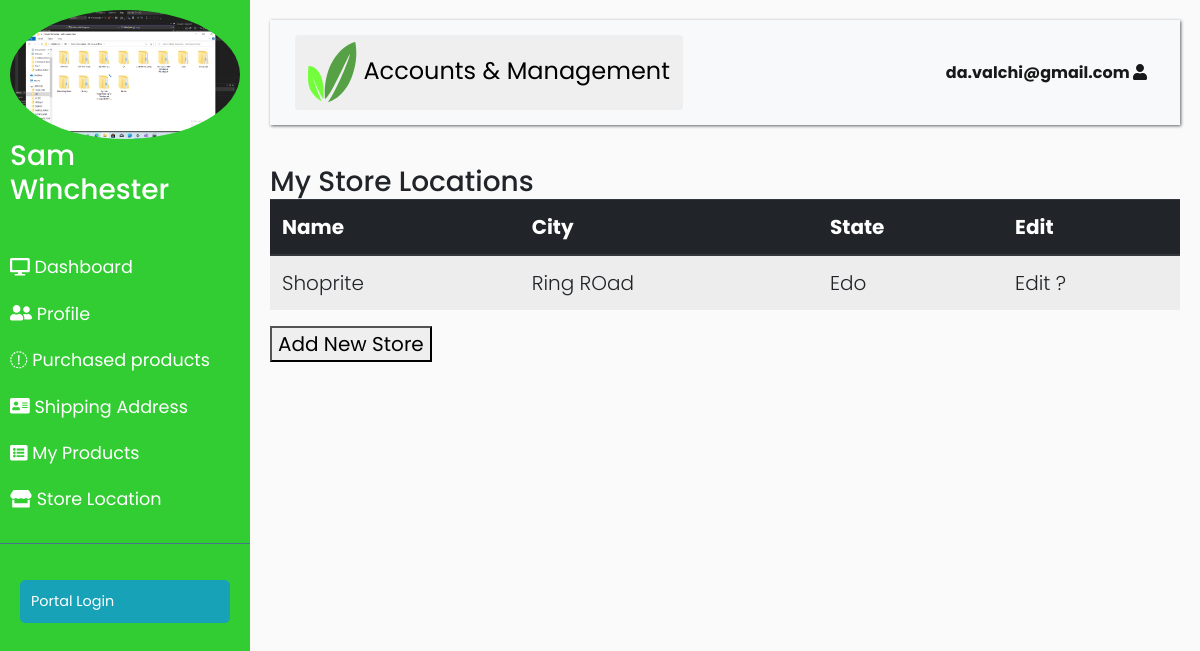
Page /account/storelist (signed in) on the committed database.
### account/models.py (models this page shows, shortened)
class User(AbstractBaseUser):
    first_name = models.CharField(max_length=50)
    last_name = models.CharField(max_length=50)
    email = models.EmailField(
        verbose_name='email address',
        max_length=255,
        unique=True,
    )
    phone = models.CharField(max_length=20)
    Active_Shipping_Address = models.ForeignKey(
        'goods.ShippingAddress',
        on_delete=models.DO_NOTHING,
        blank=True,
        null=True,
    )
    staff = models.BooleanField(default=False)
    admin = models.BooleanField(default=False)
    profile_picture = models.ImageField(blank=True, null=True)
    STATUS = (
        ('Buyer', 'Buyer'),
        ('Seller', 'Seller'),
    )
    client_status = models.CharField(max_length=500, choices=STATUS)
    USERNAME_FIELD = 'email'
    REQUIRED_FIELDS = ['first_name', 'last_name']
    @property
    def is_staff(self):
        return self.staff
    objects = UserManager()

class Profile(models.Model):
    user = models.OneToOneField(User, on_delete=models.CASCADE)
    images = models.ImageField(default='default.jpg', upload_to='profile_pics')

### goods/models.py (models this page shows, shortened)
class StoreLocation(models.Model):
    name = models.CharField(max_length=20)
    states_list= (
                    ("Abia", " Abia"),
                    ( "Bauchi", "Bauchi",),
                    ( "Bayelsa","Bayelsa",),
                    ( "Benue", "Benue",),
                    ( "Borno",  "Borno",     ),
                  ("Cross River" ,"Cross River",),
                  ("Delta",   "Delta",   ),
                    ("Ebonyi",  "Ebonyi",  ),
                    ("Edo",    "Edo",    ),
                    ("Ekiti",  "Ekiti",  ),
                    ("Enugu",  "Enugu",   ),
                    ("FCT - Abuja","FCT - Abuja",),
                  ("Gombe",  "Gombe",  ),
                    ("Imo",    "Imo",    ),
                    ("Jigawa", "Jigawa", ),
                    ("Kaduna",  "Kaduna",  ),
                    ("Kano",    "Kano",       ),
                  ("Katsina","Katsina",),
                    ("Kebbi",   "Kebbi",      ),
                  ("Kogi",      "Kogi",    ),
                    ("Kwara",   "Kwara",   ),
                    ("Lagos",   "Lagos",   ),
                    ("Nasarawa","Nasarawa",),
                    ("Niger",   "Niger",      ),
                  ("Ogun",      "Ogun",    ),
                    ("ndo",     "ndo",     ),
                    ("Osun",    "Osun",    ),
                    ("Oyo",    "Oyo",    ),
                    ("Plateau","Plateau",),
                    ("Rivers",  "Rivers",  ),
                    ("Sokoto",  "Sokoto", ),
                    ("Taraba","Taraba",),
                    ("Yobe",    "Yobe",),
                  ("Zamfara","Zamfara")    ,
)
    states=models.CharField(max_length=20,choices=states_list)
    city=models.CharField(max_length=20)
    created_by=models.ForeignKey('account.User',on_delete=models.CASCADE,default=True)

### farmer/views.py (the view)
# urls.py: path('storelist',views.StoreListView,name='storelist'),
def StoreListView(request):
    my_store_list=StoreLocation.objects.filter(created_by=request.user)
    context={
        'object':my_store_list
    }
    return render(request,'farmer/storelist.html',context)

### account/views.py (called while the page is built)
def _cart_id(request):
    cart = request.session.session_key
    if not cart:
        cart = request.session.create()
    return cart

### farmer/context_processor.py (called while the page is built)
def counter(request):
    cart_count=0
    if 'admin' in request.path:
        return {}
    else:
        try:
            cart=Cart.objects.filter(cart_id=_cart_id(request))
            cart_items=CartItem.objects.all().filter(cart=cart[:1])
            for cart_item in cart_items:
                cart_count+=cart_item.quantity
        except Cart.DoesNotExist:
            cart_count=0
    return dict(cart_count=cart_count)

### farmer/templates/farmer/storelist.html
{% extends 'farmer/account.html' %}
{% block content %}
<h3 class="title-divider" style="margin-bottom: 0;"><span> My Store Locations </span> </h3>
<div class="lead" style="margin-bottom: 40px;">
      <table  class=" table table-striped table-hover  " >
        <thead class="thead-dark">
            <tr>
                <th>
                    Name
                </th>
                <th>
                    City
                </th>
                <th>
                    State
                </th>
                <th>
                Edit
                </th>
            </tr>
        </thead>
        {% for x in object %}
        <tr>
            <td>
                {{x.name}}
            </td>
            <td>
                {{x.city}}
            </td>
            <td>
                {{x.states}}
            </td>
            <td>
                <a href="{% url 'storeupdate' x.pk %} "> Edit ?</a>
            </td>
        </tr>
    {% endfor %}
    </table>
    <button> <a href=" {% url 'storecreate' %} ">Add New Store </a></button>
</div>
</div>
</div>
{% endblock %}

### farmer/templates/farmer/account.html (shortened to what this page needs)
{% load static %}
<!DOCTYPE html>
<html>
<head>
    <link rel="stylesheet" href="https://stackpath.bootstrapcdn.com/bootstrap/4.1.0/css/bootstrap.min.css">
</head>
<body style="">
    <div class="wrapper">
        <nav id="sidebar">
            <div class="sidebar-header">
              <a  {% if request.user.profile.images.url %}
                      href="{% url 'profile' request.user.id %}"
                          {% else %} href={% url 'profile_picture' %} {% endif %} >
                <img {% if request.user.profile.images.url %}
                    src="{{ request.user.profile.images.url }}"
                    {% else %}
                    src="https://dummyimage.com/150x150.gif?text={{ request.user }}"
                {% endif %}
                        alt="" width="768" height="1024" alt="Seller-Logo" class="img-fluid w-100"
                                      style="border-radius: 50%; height: 60%; width: 50%;"
                                     >
              </a>
                <h3> {{request.user.first_name}}  {{request.user.last_name}}  </h3>
            </div>
            <ul class="list-unstyled components">
                    <li >
                        <a href="{% url 'dashboard' %} "
                        >
                            <i class="fas fa-desktop"></i>  Dashboard
                        </a>
                    </li>
                <li>
                    <a href="{% url 'profile' request.user.pk %}">
                        <i class="fas fa-user-friends"></i>
                         <span>Profile</span>
                    </a>
                    <a href="{% url 'purchasedproducts' %}"
                    >
                     <i class="fas fa-inventory"></i>
                       <span> Purchased products</span>
                    </a>
                </li>
                <li>
                    <a href="{% url 'shippinglist'  %}">
                        <i class="fa fa-address-card"></i>
                       <span> Shipping Address </span>
                    </a>
                </li>
                {% if request.user.is_staff %}
                <li>
                    <a href="{% url 'myproducts' %}">
                        <i class="fa fa-list-alt"></i>
                       <span>My Products</span>
                    </a>
                </li>
                <li>
                    <a href="{% url 'storelist' %}">
                        <i class="fas fa-store"></i> <span>Store Location</span>
                    </a>
                </li>
                {% endif %}
            </ul>
            <ul class="list-unstyled CTAs">
                <li>
                    <a href="{% url 'admin:index' %}" class="btn btn-info">Portal Login</a>
                </li>
            </ul>
        </nav>
        <div id="content">
            <nav class="navbar navbar-expand-lg navbar-light bg-light" >
                <div class="container-fluid" >
                    <button type="button" id="sidebarCollapse" class="btn " style="font-size: x-large;">
                        <img src=" {% static 'SYmbol.png' %}">
                        <span>  Accounts &amp; Management</span>
                    </button>
                    <div  id="navbarSupportedContent">
                        <ul class="nav navbar-nav ml-auto">
                            <li class="nav-item active">
                                <a class="nav-link"  href="{% url 'account' %} ">  {{ greet }} <strong> {{request.user.email}} </strong> <i class="fa fa-user"></i> </a>
                        </ul>
                    </div>
                </div>
            </nav>
{% block content %}{% endblock %}
</body>
</html>

### farmer/templates/farmer/account.html (style rules this page uses)
body { font-family: 'Poppins', sans-serif; background: #fafafa; }
a, a:hover, a:focus { color: inherit; text-decoration: none; transition: all 0.3s; }
.navbar { padding: 15px 10px; background: #fff; border: none; border-radius: 0; margin-bottom: 40px; box-shadow: 1px 1px 3px rgba(99,99,99); }
i, span { display: inline-block; }
.wrapper { display: flex; align-items: stretch; }
#sidebar { min-width: 250px; max-width: 250px; background: limegreen; color: #fff; transition: all 0.3s; }
#sidebar ul li a { text-align: left; }
#sidebar .sidebar-header { padding: 10px; background: limegreen; }
#sidebar ul.components { padding: 20px 0; border-bottom: 1px solid #47748b; }
#sidebar ul li a { padding: 10px; font-size: 1.1em; display: block; }
ul.CTAs { padding: 20px; }
ul.CTAs a { text-align: center; font-size: 0.9em !important; display: block; border-radius: 5px; margin-bottom: 5px; }
#content { width: 100%; padding: 20px; min-height: 100vh; transition: all 0.3s; }

### rows in the picture
User: images (picture), user.first_name "Sam", user.last_name "Winchester", user.email "da.valchi@gmail.com"
StoreLocation: name "Shoprite", city "Ring ROad", states "Edo"
